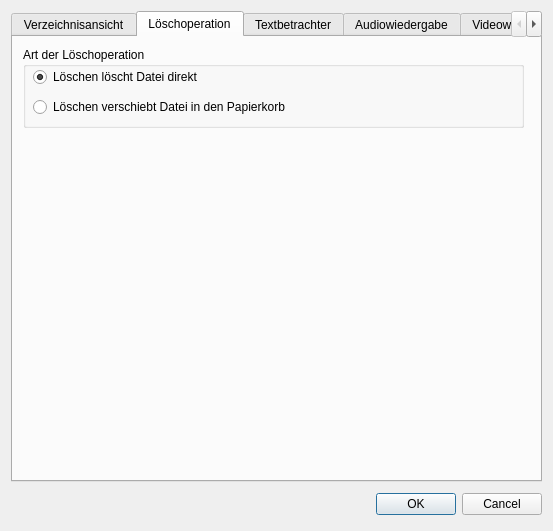
<?xml version="1.0" encoding="UTF-8"?>
<ui version="4.0">
 <class>SettingsDialog</class>
 <widget class="QDialog" name="SettingsDialog">
  <property name="geometry">
   <rect>
    <x>0</x>
    <y>0</y>
    <width>549</width>
    <height>531</height>
   </rect>
  </property>
  <property name="windowTitle">
   <string>Einstellungen</string>
  </property>
  <property name="windowIcon">
   <iconset theme="document-properties"/>
  </property>
  <layout class="QGridLayout" name="gridLayout">
   <item row="0" column="0">
    <widget class="QTabWidget" name="tabWidget">
     <property name="minimumSize">
      <size>
       <width>531</width>
       <height>471</height>
      </size>
     </property>
     <property name="currentIndex">
      <number>1</number>
     </property>
     <widget class="QWidget" name="tabView">
      <attribute name="icon">
       <iconset theme="folder"/>
      </attribute>
      <attribute name="title">
       <string>Verzeichnisansicht</string>
      </attribute>
      <widget class="QGroupBox" name="groupBoxSort">
       <property name="geometry">
        <rect>
         <x>10</x>
         <y>130</y>
         <width>501</width>
         <height>131</height>
        </rect>
       </property>
       <property name="title">
        <string>Sortierung</string>
       </property>
       <widget class="QRadioButton" name="rbSortByName">
        <property name="geometry">
         <rect>
          <x>10</x>
          <y>30</y>
          <width>221</width>
          <height>20</height>
         </rect>
        </property>
        <property name="minimumSize">
         <size>
          <width>221</width>
          <height>20</height>
         </size>
        </property>
        <property name="text">
         <string>Nach Name sortieren</string>
        </property>
        <property name="checked">
         <bool>true</bool>
        </property>
       </widget>
       <widget class="QRadioButton" name="rbSortByDate">
        <property name="geometry">
         <rect>
          <x>250</x>
          <y>30</y>
          <width>221</width>
          <height>20</height>
         </rect>
        </property>
        <property name="minimumSize">
         <size>
          <width>221</width>
          <height>20</height>
         </size>
        </property>
        <property name="text">
         <string>Nach Änderungsdatum sortieren</string>
        </property>
       </widget>
       <widget class="QRadioButton" name="rbSortBySize">
        <property name="geometry">
         <rect>
          <x>10</x>
          <y>60</y>
          <width>221</width>
          <height>20</height>
         </rect>
        </property>
        <property name="minimumSize">
         <size>
          <width>221</width>
          <height>20</height>
         </size>
        </property>
        <property name="text">
         <string>Nach Größe sortieren</string>
        </property>
       </widget>
       <widget class="QRadioButton" name="rbSortByType">
        <property name="geometry">
         <rect>
          <x>250</x>
          <y>60</y>
          <width>211</width>
          <height>20</height>
         </rect>
        </property>
        <property name="minimumSize">
         <size>
          <width>211</width>
          <height>20</height>
         </size>
        </property>
        <property name="text">
         <string>Nach Dateityp (Endung) sortieren</string>
        </property>
       </widget>
       <widget class="QCheckBox" name="cbReverseSort">
        <property name="geometry">
         <rect>
          <x>10</x>
          <y>100</y>
          <width>171</width>
          <height>20</height>
         </rect>
        </property>
        <property name="minimumSize">
         <size>
          <width>171</width>
          <height>20</height>
         </size>
        </property>
        <property name="text">
         <string>Sortierung umkehren</string>
        </property>
       </widget>
       <widget class="QCheckBox" name="cbSortIgnoreCase">
        <property name="geometry">
         <rect>
          <x>250</x>
          <y>100</y>
          <width>221</width>
          <height>20</height>
         </rect>
        </property>
        <property name="maximumSize">
         <size>
          <width>221</width>
          <height>20</height>
         </size>
        </property>
        <property name="text">
         <string>Groß-/Kleinschreibung ignorieren</string>
        </property>
       </widget>
      </widget>
      <widget class="QGroupBox" name="groupBoxFilesAndDirectories">
       <property name="geometry">
        <rect>
         <x>10</x>
         <y>270</y>
         <width>501</width>
         <height>71</height>
        </rect>
       </property>
       <property name="title">
        <string>Reihenfolge von Dateien und Verzeichnissen</string>
       </property>
       <widget class="QCheckBox" name="cbSortDirectoriesFirst">
        <property name="geometry">
         <rect>
          <x>10</x>
          <y>30</y>
          <width>221</width>
          <height>20</height>
         </rect>
        </property>
        <property name="minimumSize">
         <size>
          <width>221</width>
          <height>20</height>
         </size>
        </property>
        <property name="text">
         <string>Verzeichnisse zuerst, dann Dateien</string>
        </property>
        <property name="checked">
         <bool>true</bool>
        </property>
       </widget>
       <widget class="QCheckBox" name="cbSortFilesFirst">
        <property name="geometry">
         <rect>
          <x>250</x>
          <y>30</y>
          <width>241</width>
          <height>20</height>
         </rect>
        </property>
        <property name="minimumSize">
         <size>
          <width>241</width>
          <height>20</height>
         </size>
        </property>
        <property name="text">
         <string>Dateien zuerst, dann Verzeichnisse</string>
        </property>
       </widget>
      </widget>
      <widget class="QGroupBox" name="groupBoxOtherOptions">
       <property name="geometry">
        <rect>
         <x>10</x>
         <y>350</y>
         <width>501</width>
         <height>81</height>
        </rect>
       </property>
       <property name="title">
        <string>Weitere Optionen</string>
       </property>
       <widget class="QCheckBox" name="cbUseProvidedIcons">
        <property name="geometry">
         <rect>
          <x>10</x>
          <y>20</y>
          <width>481</width>
          <height>20</height>
         </rect>
        </property>
        <property name="minimumSize">
         <size>
          <width>481</width>
          <height>20</height>
         </size>
        </property>
        <property name="text">
         <string>Vom System bereitgestellte Dateisymbole verwenden</string>
        </property>
       </widget>
       <widget class="QCheckBox" name="cbShowFormattedSize">
        <property name="geometry">
         <rect>
          <x>10</x>
          <y>50</y>
          <width>481</width>
          <height>20</height>
         </rect>
        </property>
        <property name="minimumSize">
         <size>
          <width>481</width>
          <height>20</height>
         </size>
        </property>
        <property name="text">
         <string>Größenangabe formatieren</string>
        </property>
       </widget>
      </widget>
      <widget class="QGroupBox" name="groupBoxDisplayOptions">
       <property name="geometry">
        <rect>
         <x>10</x>
         <y>10</y>
         <width>501</width>
         <height>111</height>
        </rect>
       </property>
       <property name="minimumSize">
        <size>
         <width>501</width>
         <height>111</height>
        </size>
       </property>
       <property name="title">
        <string>Bestimmte Dateien ein-/ausblenden</string>
       </property>
       <widget class="QCheckBox" name="cbShowHiddenFiles">
        <property name="geometry">
         <rect>
          <x>10</x>
          <y>20</y>
          <width>341</width>
          <height>20</height>
         </rect>
        </property>
        <property name="minimumSize">
         <size>
          <width>341</width>
          <height>20</height>
         </size>
        </property>
        <property name="text">
         <string>Versteckte Dateien und Verzeichnisse anzeigen</string>
        </property>
       </widget>
       <widget class="QCheckBox" name="cbShowSystemFiles">
        <property name="geometry">
         <rect>
          <x>10</x>
          <y>50</y>
          <width>341</width>
          <height>20</height>
         </rect>
        </property>
        <property name="minimumSize">
         <size>
          <width>341</width>
          <height>20</height>
         </size>
        </property>
        <property name="text">
         <string>Systemdateien und -verzeichnisse anzeigen</string>
        </property>
       </widget>
       <widget class="QCheckBox" name="cbHideFiles">
        <property name="geometry">
         <rect>
          <x>10</x>
          <y>80</y>
          <width>341</width>
          <height>20</height>
         </rect>
        </property>
        <property name="minimumSize">
         <size>
          <width>341</width>
          <height>20</height>
         </size>
        </property>
        <property name="text">
         <string>Dateien ausblenden (zeigt nur Verzeichnisse)</string>
        </property>
       </widget>
      </widget>
     </widget>
     <widget class="QWidget" name="tabDeleteOperation">
      <attribute name="icon">
       <iconset theme="edit-delete"/>
      </attribute>
      <attribute name="title">
       <string>Löschoperation</string>
      </attribute>
      <widget class="QGroupBox" name="groupBoxDeleteOperation">
       <property name="geometry">
        <rect>
         <x>10</x>
         <y>10</y>
         <width>501</width>
         <height>81</height>
        </rect>
       </property>
       <property name="minimumSize">
        <size>
         <width>501</width>
         <height>81</height>
        </size>
       </property>
       <property name="title">
        <string>Art der Löschoperation</string>
       </property>
       <widget class="QRadioButton" name="rbDeleteMeansDelete">
        <property name="geometry">
         <rect>
          <x>10</x>
          <y>20</y>
          <width>481</width>
          <height>20</height>
         </rect>
        </property>
        <property name="minimumSize">
         <size>
          <width>481</width>
          <height>20</height>
         </size>
        </property>
        <property name="text">
         <string>Löschen löscht Datei direkt</string>
        </property>
        <property name="checked">
         <bool>true</bool>
        </property>
       </widget>
       <widget class="QRadioButton" name="rbDeleteMovesToTrash">
        <property name="geometry">
         <rect>
          <x>10</x>
          <y>50</y>
          <width>481</width>
          <height>20</height>
         </rect>
        </property>
        <property name="minimumSize">
         <size>
          <width>481</width>
          <height>20</height>
         </size>
        </property>
        <property name="text">
         <string>Löschen verschiebt Datei in den Papierkorb</string>
        </property>
       </widget>
      </widget>
     </widget>
     <widget class="QWidget" name="tabTextViewer">
      <attribute name="icon">
       <iconset theme="accessories-text-editor"/>
      </attribute>
      <attribute name="title">
       <string>Textbetrachter</string>
      </attribute>
      <widget class="QCheckBox" name="cbTextViewerAutoSelectLanguage">
       <property name="geometry">
        <rect>
         <x>10</x>
         <y>210</y>
         <width>501</width>
         <height>20</height>
        </rect>
       </property>
       <property name="minimumSize">
        <size>
         <width>501</width>
         <height>20</height>
        </size>
       </property>
       <property name="text">
        <string>Automatisch passende Sprache für Syntaxhervorhebung wählen</string>
       </property>
      </widget>
      <widget class="QGroupBox" name="groupBoxSyntaxHighlightingStyle">
       <property name="geometry">
        <rect>
         <x>10</x>
         <y>110</y>
         <width>501</width>
         <height>91</height>
        </rect>
       </property>
       <property name="minimumSize">
        <size>
         <width>501</width>
         <height>91</height>
        </size>
       </property>
       <property name="title">
        <string>Stil für Syntaxhervorhebung</string>
       </property>
       <widget class="QRadioButton" name="rbDefaultDarkStyle">
        <property name="geometry">
         <rect>
          <x>10</x>
          <y>30</y>
          <width>141</width>
          <height>20</height>
         </rect>
        </property>
        <property name="minimumSize">
         <size>
          <width>141</width>
          <height>20</height>
         </size>
        </property>
        <property name="text">
         <string>Ayu Dark</string>
        </property>
       </widget>
       <widget class="QRadioButton" name="rbDefaultLightStyle">
        <property name="geometry">
         <rect>
          <x>10</x>
          <y>60</y>
          <width>89</width>
          <height>20</height>
         </rect>
        </property>
        <property name="minimumSize">
         <size>
          <width>89</width>
          <height>20</height>
         </size>
        </property>
        <property name="text">
         <string>Ayu Light</string>
        </property>
       </widget>
      </widget>
      <widget class="QGroupBox" name="groupBoxTextViewerFont">
       <property name="geometry">
        <rect>
         <x>10</x>
         <y>10</y>
         <width>501</width>
         <height>91</height>
        </rect>
       </property>
       <property name="minimumSize">
        <size>
         <width>501</width>
         <height>91</height>
        </size>
       </property>
       <property name="title">
        <string>Schriftart</string>
       </property>
       <widget class="QLabel" name="lblTextViewerFont">
        <property name="geometry">
         <rect>
          <x>10</x>
          <y>20</y>
          <width>81</width>
          <height>16</height>
         </rect>
        </property>
        <property name="minimumSize">
         <size>
          <width>81</width>
          <height>16</height>
         </size>
        </property>
        <property name="text">
         <string>Schriftart:</string>
        </property>
       </widget>
       <widget class="QLabel" name="lblTextViewerFontValue">
        <property name="geometry">
         <rect>
          <x>130</x>
          <y>20</y>
          <width>361</width>
          <height>16</height>
         </rect>
        </property>
        <property name="minimumSize">
         <size>
          <width>361</width>
          <height>16</height>
         </size>
        </property>
        <property name="text">
         <string>Font Description Placeholder</string>
        </property>
       </widget>
       <widget class="QPushButton" name="btnChangeTextViewerFont">
        <property name="geometry">
         <rect>
          <x>130</x>
          <y>50</y>
          <width>151</width>
          <height>24</height>
         </rect>
        </property>
        <property name="minimumSize">
         <size>
          <width>151</width>
          <height>24</height>
         </size>
        </property>
        <property name="text">
         <string>Schriftart ändern ...</string>
        </property>
       </widget>
      </widget>
     </widget>
     <widget class="QWidget" name="tabAudioPlayer">
      <attribute name="icon">
       <iconset theme="applications-multimedia"/>
      </attribute>
      <attribute name="title">
       <string>Audiowiedergabe</string>
      </attribute>
      <widget class="QCheckBox" name="cbAutoPlayAudio">
       <property name="geometry">
        <rect>
         <x>10</x>
         <y>10</y>
         <width>261</width>
         <height>20</height>
        </rect>
       </property>
       <property name="minimumSize">
        <size>
         <width>261</width>
         <height>20</height>
        </size>
       </property>
       <property name="text">
        <string>Audio automatisch abspielen</string>
       </property>
      </widget>
      <widget class="QCheckBox" name="cbLoopAudioForever">
       <property name="geometry">
        <rect>
         <x>10</x>
         <y>40</y>
         <width>251</width>
         <height>20</height>
        </rect>
       </property>
       <property name="minimumSize">
        <size>
         <width>251</width>
         <height>20</height>
        </size>
       </property>
       <property name="text">
        <string>In Endlosschleife abspielen</string>
       </property>
      </widget>
      <widget class="QLabel" name="lblAudioVolume">
       <property name="geometry">
        <rect>
         <x>10</x>
         <y>90</y>
         <width>71</width>
         <height>16</height>
        </rect>
       </property>
       <property name="minimumSize">
        <size>
         <width>71</width>
         <height>16</height>
        </size>
       </property>
       <property name="text">
        <string>Lautstärke:</string>
       </property>
      </widget>
      <widget class="QSlider" name="sliderAudioVolume">
       <property name="geometry">
        <rect>
         <x>110</x>
         <y>90</y>
         <width>261</width>
         <height>22</height>
        </rect>
       </property>
       <property name="minimumSize">
        <size>
         <width>261</width>
         <height>22</height>
        </size>
       </property>
       <property name="maximum">
        <number>100</number>
       </property>
       <property name="value">
        <number>50</number>
       </property>
       <property name="orientation">
        <enum>Qt::Horizontal</enum>
       </property>
       <property name="tickPosition">
        <enum>QSlider::TicksBothSides</enum>
       </property>
       <property name="tickInterval">
        <number>10</number>
       </property>
      </widget>
      <widget class="QLabel" name="lblAudioVolumeValue">
       <property name="geometry">
        <rect>
         <x>400</x>
         <y>90</y>
         <width>61</width>
         <height>16</height>
        </rect>
       </property>
       <property name="minimumSize">
        <size>
         <width>61</width>
         <height>16</height>
        </size>
       </property>
       <property name="text">
        <string>50 %</string>
       </property>
      </widget>
     </widget>
     <widget class="QWidget" name="tabVideoPlayer">
      <attribute name="icon">
       <iconset theme="applications-multimedia"/>
      </attribute>
      <attribute name="title">
       <string>Videowiedergabe</string>
      </attribute>
      <widget class="QCheckBox" name="cbAutoPlayVideo">
       <property name="geometry">
        <rect>
         <x>10</x>
         <y>10</y>
         <width>231</width>
         <height>20</height>
        </rect>
       </property>
       <property name="minimumSize">
        <size>
         <width>231</width>
         <height>20</height>
        </size>
       </property>
       <property name="text">
        <string>Video automatisch abspielen</string>
       </property>
      </widget>
      <widget class="QCheckBox" name="cbLoopVideoForever">
       <property name="geometry">
        <rect>
         <x>10</x>
         <y>40</y>
         <width>241</width>
         <height>20</height>
        </rect>
       </property>
       <property name="minimumSize">
        <size>
         <width>241</width>
         <height>20</height>
        </size>
       </property>
       <property name="text">
        <string>In Endlosschleife abspielen</string>
       </property>
      </widget>
      <widget class="QLabel" name="lblVideoVolume">
       <property name="geometry">
        <rect>
         <x>10</x>
         <y>90</y>
         <width>71</width>
         <height>16</height>
        </rect>
       </property>
       <property name="minimumSize">
        <size>
         <width>71</width>
         <height>16</height>
        </size>
       </property>
       <property name="text">
        <string>Lautstärke:</string>
       </property>
      </widget>
      <widget class="QSlider" name="sliderVideoVolume">
       <property name="geometry">
        <rect>
         <x>110</x>
         <y>90</y>
         <width>261</width>
         <height>22</height>
        </rect>
       </property>
       <property name="minimumSize">
        <size>
         <width>261</width>
         <height>22</height>
        </size>
       </property>
       <property name="maximum">
        <number>100</number>
       </property>
       <property name="value">
        <number>75</number>
       </property>
       <property name="orientation">
        <enum>Qt::Horizontal</enum>
       </property>
       <property name="tickPosition">
        <enum>QSlider::TicksBothSides</enum>
       </property>
       <property name="tickInterval">
        <number>10</number>
       </property>
      </widget>
      <widget class="QLabel" name="lblVideoVolumeValue">
       <property name="geometry">
        <rect>
         <x>400</x>
         <y>90</y>
         <width>61</width>
         <height>16</height>
        </rect>
       </property>
       <property name="minimumSize">
        <size>
         <width>61</width>
         <height>16</height>
        </size>
       </property>
       <property name="text">
        <string>75 %</string>
       </property>
      </widget>
     </widget>
    </widget>
   </item>
   <item row="1" column="0">
    <widget class="QDialogButtonBox" name="buttonBox">
     <property name="minimumSize">
      <size>
       <width>341</width>
       <height>32</height>
      </size>
     </property>
     <property name="orientation">
      <enum>Qt::Horizontal</enum>
     </property>
     <property name="standardButtons">
      <set>QDialogButtonBox::Cancel|QDialogButtonBox::Ok</set>
     </property>
    </widget>
   </item>
  </layout>
 </widget>
 <resources/>
 <connections>
  <connection>
   <sender>buttonBox</sender>
   <signal>accepted()</signal>
   <receiver>SettingsDialog</receiver>
   <slot>accept()</slot>
   <hints>
    <hint type="sourcelabel">
     <x>248</x>
     <y>254</y>
    </hint>
    <hint type="destinationlabel">
     <x>157</x>
     <y>274</y>
    </hint>
   </hints>
  </connection>
  <connection>
   <sender>buttonBox</sender>
   <signal>rejected()</signal>
   <receiver>SettingsDialog</receiver>
   <slot>reject()</slot>
   <hints>
    <hint type="sourcelabel">
     <x>316</x>
     <y>260</y>
    </hint>
    <hint type="destinationlabel">
     <x>286</x>
     <y>274</y>
    </hint>
   </hints>
  </connection>
 </connections>
</ui>
